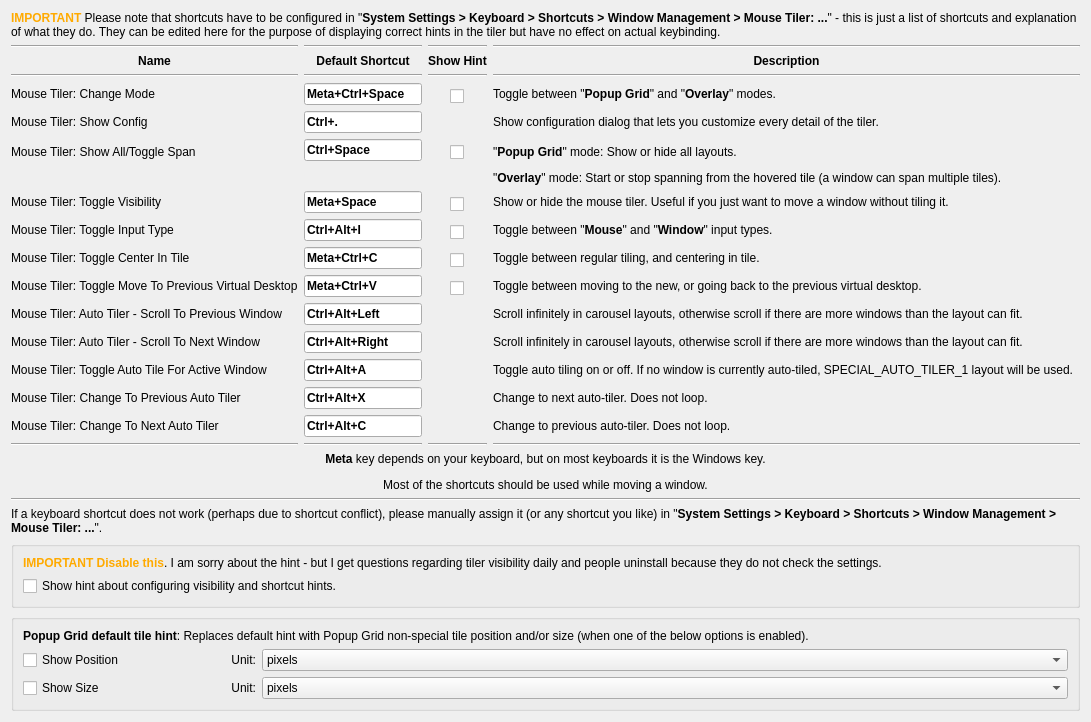
     <widget class="QWidget" name="tab">
      <attribute name="icon">
       <iconset theme="input-keyboard"/>
      </attribute>
      <attribute name="title">
       <string>Shortcuts and Hints</string>
      </attribute>
      <layout class="QVBoxLayout" name="verticalLayout_6">
       <item>
        <widget class="QLabel" name="label_4">
         <property name="text">
          <string>&lt;html&gt;&lt;head/&gt;&lt;body&gt;&lt;p&gt;&lt;span style=&quot; font-weight:700; color:#ffaa00;&quot;&gt;IMPORTANT&lt;/span&gt; Please note that shortcuts have to be configured in &amp;quot;&lt;span style=&quot; font-weight:700;&quot;&gt;System Settings &amp;gt; Keyboard &amp;gt; Shortcuts &amp;gt; Window Management &amp;gt; Mouse Tiler: ...&lt;/span&gt;&amp;quot; - this is just a list of shortcuts and explanation of what they do. They can be edited here for the purpose of displaying correct hints in the tiler but have no effect on actual keybinding.&lt;/p&gt;&lt;/body&gt;&lt;/html&gt;</string>
         </property>
         <property name="alignment">
          <set>Qt::AlignmentFlag::AlignLeading|Qt::AlignmentFlag::AlignLeft|Qt::AlignmentFlag::AlignVCenter</set>
         </property>
         <property name="wordWrap">
          <bool>true</bool>
         </property>
        </widget>
       </item>
       <item>
        <layout class="QVBoxLayout" name="verticalLayout_7">
         <item>
          <layout class="QGridLayout" name="gridLayout">
           <property name="sizeConstraint">
            <enum>QLayout::SizeConstraint::SetDefaultConstraint</enum>
           </property>
           <item row="3" column="0">
            <widget class="QLabel" name="label_5">
             <property name="text">
              <string>Mouse Tiler: Change Mode</string>
             </property>
             <property name="wordWrap">
              <bool>true</bool>
             </property>
            </widget>
           </item>
           <item row="0" column="3">
            <widget class="Line" name="line_9">
             <property name="orientation">
              <enum>Qt::Orientation::Horizontal</enum>
             </property>
            </widget>
           </item>
           <item row="3" column="2">
            <layout class="QHBoxLayout" name="horizontalLayout_7">
             <property name="topMargin">
              <number>6</number>
             </property>
             <item alignment="Qt::AlignmentFlag::AlignTop">
              <widget class="QCheckBox" name="kcfg_hintChangeMode">
               <property name="sizePolicy">
                <sizepolicy hsizetype="Fixed" vsizetype="Fixed">
                 <horstretch>0</horstretch>
                 <verstretch>0</verstretch>
                </sizepolicy>
               </property>
               <property name="text">
                <string/>
               </property>
              </widget>
             </item>
            </layout>
           </item>
           <item row="2" column="2">
            <widget class="Line" name="line_15">
             <property name="orientation">
              <enum>Qt::Orientation::Horizontal</enum>
             </property>
            </widget>
           </item>
           <item row="3" column="3">
            <widget class="QLabel" name="label_13">
             <property name="text">
              <string>&lt;html&gt;&lt;head/&gt;&lt;body&gt;&lt;p&gt;Toggle between &amp;quot;&lt;span style=&quot; font-weight:700;&quot;&gt;Popup Grid&lt;/span&gt;&amp;quot; and &amp;quot;&lt;span style=&quot; font-weight:700;&quot;&gt;Overlay&lt;/span&gt;&amp;quot; modes.&lt;/p&gt;&lt;/body&gt;&lt;/html&gt;</string>
             </property>
             <property name="wordWrap">
              <bool>true</bool>
             </property>
            </widget>
           </item>
           <item row="12" column="3">
            <widget class="QLabel" name="label_96">
             <property name="text">
              <string>Scroll infinitely in carousel layouts, otherwise scroll if there are more windows than the layout can fit.</string>
             </property>
            </widget>
           </item>
           <item row="7" column="0">
            <widget class="QLabel" name="label_46">
             <property name="text">
              <string>Mouse Tiler: Toggle Input Type</string>
             </property>
            </widget>
           </item>
           <item row="16" column="0">
            <widget class="Line" name="line">
             <property name="orientation">
              <enum>Qt::Orientation::Horizontal</enum>
             </property>
            </widget>
           </item>
           <item row="16" column="1">
            <widget class="Line" name="line_5">
             <property name="orientation">
              <enum>Qt::Orientation::Horizontal</enum>
             </property>
            </widget>
           </item>
           <item row="12" column="0">
            <widget class="QLabel" name="label_93">
             <property name="text">
              <string>Mouse Tiler: Auto Tiler - Scroll To Next Window</string>
             </property>
            </widget>
           </item>
           <item row="7" column="1" alignment="Qt::AlignmentFlag::AlignTop">
            <widget class="QLineEdit" name="kcfg_shortcutInputType">
             <property name="font">
              <font>
               <bold>true</bold>
              </font>
             </property>
             <property name="text">
              <string>Ctrl+Alt+I</string>
             </property>
            </widget>
           </item>
           <item row="16" column="3">
            <widget class="Line" name="line_6">
             <property name="orientation">
              <enum>Qt::Orientation::Horizontal</enum>
             </property>
            </widget>
           </item>
           <item row="2" column="0">
            <widget class="Line" name="line_3">
             <property name="orientation">
              <enum>Qt::Orientation::Horizontal</enum>
             </property>
            </widget>
           </item>
           <item row="5" column="1" alignment="Qt::AlignmentFlag::AlignTop">
            <widget class="QLineEdit" name="kcfg_shortcutShowAllSpan">
             <property name="font">
              <font>
               <bold>true</bold>
              </font>
             </property>
             <property name="text">
              <string>Ctrl+Space</string>
             </property>
            </widget>
           </item>
           <item row="5" column="0">
            <layout class="QHBoxLayout" name="horizontalLayout_12">
             <property name="topMargin">
              <number>6</number>
             </property>
             <item>
              <widget class="QLabel" name="label_9">
               <property name="text">
                <string>Mouse Tiler: Show All/Toggle Span</string>
               </property>
               <property name="alignment">
                <set>Qt::AlignmentFlag::AlignLeading|Qt::AlignmentFlag::AlignLeft|Qt::AlignmentFlag::AlignTop</set>
               </property>
              </widget>
             </item>
            </layout>
           </item>
           <item row="10" column="3">
            <widget class="QLabel" name="label_70">
             <property name="text">
              <string>Toggle between moving to the new, or going back to the previous virtual desktop.</string>
             </property>
            </widget>
           </item>
           <item row="1" column="2">
            <widget class="QLabel" name="label_68">
             <property name="sizePolicy">
              <sizepolicy hsizetype="Preferred" vsizetype="Preferred">
               <horstretch>0</horstretch>
               <verstretch>0</verstretch>
              </sizepolicy>
             </property>
             <property name="text">
              <string>&lt;html&gt;&lt;head/&gt;&lt;body&gt;&lt;p&gt;&lt;span style=&quot; font-weight:700;&quot;&gt;Show Hint&lt;/span&gt;&lt;/p&gt;&lt;/body&gt;&lt;/html&gt;</string>
             </property>
             <property name="alignment">
              <set>Qt::AlignmentFlag::AlignCenter</set>
             </property>
            </widget>
           </item>
           <item row="13" column="1">
            <widget class="QLineEdit" name="lineEdit_3">
             <property name="font">
              <font>
               <bold>true</bold>
              </font>
             </property>
             <property name="text">
              <string>Ctrl+Alt+A</string>
             </property>
            </widget>
           </item>
           <item row="0" column="1">
            <widget class="Line" name="line_8">
             <property name="orientation">
              <enum>Qt::Orientation::Horizontal</enum>
             </property>
            </widget>
           </item>
           <item row="7" column="3">
            <widget class="QLabel" name="label_49">
             <property name="text">
              <string>&lt;html&gt;&lt;head/&gt;&lt;body&gt;&lt;p&gt;Toggle between &amp;quot;&lt;span style=&quot; font-weight:700;&quot;&gt;Mouse&lt;/span&gt;&amp;quot; and &amp;quot;&lt;span style=&quot; font-weight:700;&quot;&gt;Window&lt;/span&gt;&amp;quot; input types.&lt;/p&gt;&lt;/body&gt;&lt;/html&gt;</string>
             </property>
            </widget>
           </item>
           <item row="16" column="2">
            <widget class="Line" name="line_16">
             <property name="orientation">
              <enum>Qt::Orientation::Horizontal</enum>
             </property>
            </widget>
           </item>
           <item row="9" column="1" alignment="Qt::AlignmentFlag::AlignTop">
            <widget class="QLineEdit" name="kcfg_shortcutCenterInTile">
             <property name="sizePolicy">
              <sizepolicy hsizetype="Expanding" vsizetype="Fixed">
               <horstretch>0</horstretch>
               <verstretch>0</verstretch>
              </sizepolicy>
             </property>
             <property name="font">
              <font>
               <bold>true</bold>
              </font>
             </property>
             <property name="text">
              <string>Meta+Ctrl+C</string>
             </property>
            </widget>
           </item>
           <item row="6" column="2">
            <layout class="QHBoxLayout" name="horizontalLayout_9">
             <property name="topMargin">
              <number>6</number>
             </property>
             <item alignment="Qt::AlignmentFlag::AlignTop">
              <widget class="QCheckBox" name="kcfg_hintVisibility">
               <property name="sizePolicy">
                <sizepolicy hsizetype="Fixed" vsizetype="Fixed">
                 <horstretch>0</horstretch>
                 <verstretch>0</verstretch>
                </sizepolicy>
               </property>
               <property name="layoutDirection">
                <enum>Qt::LayoutDirection::LeftToRight</enum>
               </property>
               <property name="text">
                <string/>
               </property>
              </widget>
             </item>
            </layout>
           </item>
           <item row="13" column="3">
            <widget class="QLabel" name="label_97">
             <property name="text">
              <string>Toggle auto tiling on or off. If no window is currently auto-tiled, SPECIAL_AUTO_TILER_1 layout will be used.</string>
             </property>
            </widget>
           </item>
           <item row="14" column="0">
            <widget class="QLabel" name="label_99">
             <property name="text">
              <string>Mouse Tiler: Change To Previous Auto Tiler</string>
             </property>
            </widget>
           </item>
           <item row="6" column="3">
            <widget class="QLabel" name="label_16">
             <property name="text">
              <string>Show or hide the mouse tiler. Useful if you just want to move a window without tiling it.</string>
             </property>
            </widget>
           </item>
           <item row="11" column="3">
            <widget class="QLabel" name="label_95">
             <property name="text">
              <string>Scroll infinitely in carousel layouts, otherwise scroll if there are more windows than the layout can fit.</string>
             </property>
            </widget>
           </item>
           <item row="10" column="1" alignment="Qt::AlignmentFlag::AlignTop">
            <widget class="QLineEdit" name="kcfg_shortcutMoveOnDrop">
             <property name="font">
              <font>
               <bold>true</bold>
              </font>
             </property>
             <property name="text">
              <string>Meta+Ctrl+V</string>
             </property>
            </widget>
           </item>
           <item row="1" column="0">
            <widget class="QLabel" name="label_17">
             <property name="sizePolicy">
              <sizepolicy hsizetype="Preferred" vsizetype="Preferred">
               <horstretch>1</horstretch>
               <verstretch>0</verstretch>
              </sizepolicy>
             </property>
             <property name="text">
              <string>&lt;html&gt;&lt;head/&gt;&lt;body&gt;&lt;p&gt;&lt;span style=&quot; font-weight:700;&quot;&gt;Name&lt;/span&gt;&lt;/p&gt;&lt;/body&gt;&lt;/html&gt;</string>
             </property>
             <property name="alignment">
              <set>Qt::AlignmentFlag::AlignCenter</set>
             </property>
            </widget>
           </item>
           <item row="0" column="2">
            <widget class="Line" name="line_17">
             <property name="orientation">
              <enum>Qt::Orientation::Horizontal</enum>
             </property>
            </widget>
           </item>
           <item row="5" column="3">
            <layout class="QHBoxLayout" name="horizontalLayout_13">
             <property name="topMargin">
              <number>6</number>
             </property>
             <item>
              <widget class="QLabel" name="label_15">
               <property name="text">
                <string>&lt;html&gt;&lt;head/&gt;&lt;body&gt;&lt;p&gt;&amp;quot;&lt;span style=&quot; font-weight:700;&quot;&gt;Popup Grid&lt;/span&gt;&amp;quot; mode: Show or hide all layouts.&lt;/p&gt;&lt;p&gt;&amp;quot;&lt;span style=&quot; font-weight:700;&quot;&gt;Overlay&lt;/span&gt;&amp;quot; mode: Start or stop spanning from the hovered tile (a window can span multiple tiles).&lt;/p&gt;&lt;/body&gt;&lt;/html&gt;</string>
               </property>
               <property name="alignment">
                <set>Qt::AlignmentFlag::AlignLeading|Qt::AlignmentFlag::AlignLeft|Qt::AlignmentFlag::AlignTop</set>
               </property>
               <property name="wordWrap">
                <bool>true</bool>
               </property>
              </widget>
             </item>
            </layout>
           </item>
           <item row="6" column="0">
            <widget class="QLabel" name="label_11">
             <property name="text">
              <string>Mouse Tiler: Toggle Visibility</string>
             </property>
            </widget>
           </item>
           <item row="10" column="0">
            <widget class="QLabel" name="label_69">
             <property name="text">
              <string>Mouse Tiler: Toggle Move To Previous Virtual Desktop</string>
             </property>
            </widget>
           </item>
           <item row="0" column="0">
            <widget class="Line" name="line_7">
             <property name="orientation">
              <enum>Qt::Orientation::Horizontal</enum>
             </property>
            </widget>
           </item>
           <item row="3" column="1" alignment="Qt::AlignmentFlag::AlignTop">
            <widget class="QLineEdit" name="kcfg_shortcutChangeMode">
             <property name="font">
              <font>
               <bold>true</bold>
              </font>
             </property>
             <property name="text">
              <string>Meta+Ctrl+Space</string>
             </property>
            </widget>
           </item>
           <item row="7" column="2">
            <layout class="QHBoxLayout" name="horizontalLayout_10">
             <property name="topMargin">
              <number>6</number>
             </property>
             <item alignment="Qt::AlignmentFlag::AlignTop">
              <widget class="QCheckBox" name="kcfg_hintInputType">
               <property name="sizePolicy">
                <sizepolicy hsizetype="Fixed" vsizetype="Fixed">
                 <horstretch>0</horstretch>
                 <verstretch>0</verstretch>
                </sizepolicy>
               </property>
               <property name="text">
                <string/>
               </property>
              </widget>
             </item>
            </layout>
           </item>
           <item row="4" column="0">
            <widget class="QLabel" name="label_7">
             <property name="text">
              <string>Mouse Tiler: Show Config</string>
             </property>
            </widget>
           </item>
           <item row="1" column="1">
            <widget class="QLabel" name="label_18">
             <property name="sizePolicy">
              <sizepolicy hsizetype="Preferred" vsizetype="Preferred">
               <horstretch>1</horstretch>
               <verstretch>0</verstretch>
              </sizepolicy>
             </property>
             <property name="text">
              <string>&lt;html&gt;&lt;head/&gt;&lt;body&gt;&lt;p&gt;&lt;span style=&quot; font-weight:700;&quot;&gt;Default Shortcut&lt;/span&gt;&lt;/p&gt;&lt;/body&gt;&lt;/html&gt;</string>
             </property>
             <property name="alignment">
              <set>Qt::AlignmentFlag::AlignCenter</set>
             </property>
            </widget>
           </item>
           <item row="11" column="1">
            <widget class="QLineEdit" name="lineEdit">
             <property name="font">
              <font>
               <bold>true</bold>
              </font>
             </property>
             <property name="text">
              <string>Ctrl+Alt+Left</string>
             </property>
            </widget>
           </item>
           <item row="4" column="1" alignment="Qt::AlignmentFlag::AlignTop">
            <widget class="QLineEdit" name="lineEdit_5">
             <property name="font">
              <font>
               <bold>true</bold>
              </font>
             </property>
             <property name="text">
              <string>Ctrl+.</string>
             </property>
            </widget>
           </item>
           <item row="4" column="3">
            <widget class="QLabel" name="label_14">
             <property name="text">
              <string>Show configuration dialog that lets you customize every detail of the tiler.</string>
             </property>
             <property name="wordWrap">
              <bool>true</bool>
             </property>
            </widget>
           </item>
           <item row="2" column="3">
            <widget class="Line" name="line_4">
             <property name="orientation">
              <enum>Qt::Orientation::Horizontal</enum>
             </property>
            </widget>
           </item>
           <item row="9" column="0">
            <widget class="QLabel" name="label_60">
             <property name="text">
              <string>Mouse Tiler: Toggle Center In Tile</string>
             </property>
            </widget>
           </item>
           <item row="9" column="2">
            <layout class="QHBoxLayout" name="horizontalLayout_11">
             <property name="topMargin">
              <number>6</number>
             </property>
             <item alignment="Qt::AlignmentFlag::AlignTop">
              <widget class="QCheckBox" name="kcfg_hintCenterInTile">
               <property name="sizePolicy">
                <sizepolicy hsizetype="Fixed" vsizetype="Fixed">
                 <horstretch>0</horstretch>
                 <verstretch>0</verstretch>
                </sizepolicy>
               </property>
               <property name="text">
                <string/>
               </property>
              </widget>
             </item>
            </layout>
           </item>
           <item row="5" column="2">
            <layout class="QHBoxLayout" name="horizontalLayout_8">
             <property name="topMargin">
              <number>6</number>
             </property>
             <item alignment="Qt::AlignmentFlag::AlignTop">
              <widget class="QCheckBox" name="kcfg_hintShowAllSpan">
               <property name="sizePolicy">
                <sizepolicy hsizetype="Fixed" vsizetype="Fixed">
                 <horstretch>0</horstretch>
                 <verstretch>0</verstretch>
                </sizepolicy>
               </property>
               <property name="text">
                <string/>
               </property>
              </widget>
             </item>
            </layout>
           </item>
           <item row="10" column="2">
            <layout class="QHBoxLayout" name="horizontalLayout_14">
             <property name="topMargin">
              <number>6</number>
             </property>
             <item alignment="Qt::AlignmentFlag::AlignTop">
              <widget class="QCheckBox" name="kcfg_hintMoveOnDrop">
               <property name="sizePolicy">
                <sizepolicy hsizetype="Fixed" vsizetype="Fixed">
                 <horstretch>0</horstretch>
                 <verstretch>0</verstretch>
                </sizepolicy>
               </property>
               <property name="text">
                <string/>
               </property>
              </widget>
             </item>
            </layout>
           </item>
           <item row="12" column="1">
            <widget class="QLineEdit" name="lineEdit_2">
             <property name="font">
              <font>
               <bold>true</bold>
              </font>
             </property>
             <property name="text">
              <string>Ctrl+Alt+Right</string>
             </property>
            </widget>
           </item>
           <item row="1" column="3">
            <widget class="QLabel" name="label_19">
             <property name="sizePolicy">
              <sizepolicy hsizetype="Preferred" vsizetype="Preferred">
               <horstretch>5</horstretch>
               <verstretch>0</verstretch>
              </sizepolicy>
             </property>
             <property name="text">
              <string>&lt;html&gt;&lt;head/&gt;&lt;body&gt;&lt;p&gt;&lt;span style=&quot; font-weight:700;&quot;&gt;Description&lt;/span&gt;&lt;/p&gt;&lt;/body&gt;&lt;/html&gt;</string>
             </property>
             <property name="alignment">
              <set>Qt::AlignmentFlag::AlignCenter</set>
             </property>
            </widget>
           </item>
           <item row="6" column="1" alignment="Qt::AlignmentFlag::AlignTop">
            <widget class="QLineEdit" name="kcfg_shortcutVisibility">
             <property name="font">
              <font>
               <bold>true</bold>
              </font>
             </property>
             <property name="text">
              <string>Meta+Space</string>
             </property>
            </widget>
           </item>
           <item row="9" column="3">
            <widget class="QLabel" name="label_62">
             <property name="text">
              <string>Toggle between regular tiling, and centering in tile.</string>
             </property>
            </widget>
           </item>
           <item row="2" column="1">
            <widget class="Line" name="line_2">
             <property name="orientation">
              <enum>Qt::Orientation::Horizontal</enum>
             </property>
            </widget>
           </item>
           <item row="11" column="0">
            <widget class="QLabel" name="label_92">
             <property name="text">
              <string>Mouse Tiler: Auto Tiler - Scroll To Previous Window</string>
             </property>
            </widget>
           </item>
           <item row="13" column="0">
            <widget class="QLabel" name="label_94">
             <property name="text">
              <string>Mouse Tiler: Toggle Auto Tile For Active Window</string>
             </property>
            </widget>
           </item>
           <item row="14" column="1">
            <widget class="QLineEdit" name="lineEdit_4">
             <property name="font">
              <font>
               <bold>true</bold>
              </font>
             </property>
             <property name="text">
              <string>Ctrl+Alt+X</string>
             </property>
            </widget>
           </item>
           <item row="14" column="3">
            <widget class="QLabel" name="label_100">
             <property name="text">
              <string>Change to next auto-tiler. Does not loop.</string>
             </property>
            </widget>
           </item>
           <item row="15" column="0">
            <widget class="QLabel" name="label_101">
             <property name="text">
              <string>Mouse Tiler: Change To Next Auto Tiler</string>
             </property>
            </widget>
           </item>
           <item row="15" column="1">
            <widget class="QLineEdit" name="lineEdit_6">
             <property name="font">
              <font>
               <bold>true</bold>
              </font>
             </property>
             <property name="text">
              <string>Ctrl+Alt+C</string>
             </property>
            </widget>
           </item>
           <item row="15" column="3">
            <widget class="QLabel" name="label_102">
             <property name="text">
              <string>Change to previous auto-tiler. Does not loop.</string>
             </property>
            </widget>
           </item>
          </layout>
         </item>
         <item>
          <widget class="QLabel" name="label_20">
           <property name="sizePolicy">
            <sizepolicy hsizetype="Preferred" vsizetype="Preferred">
             <horstretch>0</horstretch>
             <verstretch>0</verstretch>
            </sizepolicy>
           </property>
           <property name="text">
            <string>&lt;html&gt;&lt;head/&gt;&lt;body&gt;&lt;p&gt;&lt;span style=&quot; font-weight:700;&quot;&gt;Meta&lt;/span&gt; key depends on your keyboard, but on most keyboards it is the Windows key.&lt;/p&gt;&lt;p&gt;Most of the shortcuts should be used while moving a window.&lt;/p&gt;&lt;/body&gt;&lt;/html&gt;</string>
           </property>
           <property name="alignment">
            <set>Qt::AlignmentFlag::AlignHCenter|Qt::AlignmentFlag::AlignTop</set>
           </property>
          </widget>
         </item>
         <item>
          <widget class="Line" name="line_10">
           <property name="orientation">
            <enum>Qt::Orientation::Horizontal</enum>
           </property>
          </widget>
         </item>
        </layout>
       </item>
       <item>
        <widget class="QLabel" name="label_perAppInformation">
         <property name="sizePolicy">
          <sizepolicy hsizetype="Preferred" vsizetype="Preferred">
           <horstretch>0</horstretch>
           <verstretch>0</verstretch>
          </sizepolicy>
         </property>
         <property name="text">
          <string>&lt;html&gt;&lt;head/&gt;&lt;body&gt;&lt;p&gt;If a keyboard shortcut does not work (perhaps due to shortcut conflict), please manually assign it (or any shortcut you like) in &amp;quot;&lt;span style=&quot; font-weight:700;&quot;&gt;System Settings &amp;gt; Keyboard &amp;gt; Shortcuts &amp;gt; Window Management &amp;gt; Mouse Tiler: ...&lt;/span&gt;&amp;quot;.&lt;/p&gt;&lt;/body&gt;&lt;/html&gt;</string>
         </property>
         <property name="alignment">
          <set>Qt::AlignmentFlag::AlignLeading|Qt::AlignmentFlag::AlignLeft|Qt::AlignmentFlag::AlignVCenter</set>
         </property>
         <property name="wordWrap">
          <bool>true</bool>
         </property>
        </widget>
       </item>
       <item>
        <widget class="QGroupBox" name="groupBox_13">
         <property name="title">
          <string/>
         </property>
         <layout class="QVBoxLayout" name="verticalLayout_22">
          <item>
           <widget class="QLabel" name="label_6">
            <property name="text">
             <string>&lt;html&gt;&lt;head/&gt;&lt;body&gt;&lt;p&gt;&lt;span style=&quot; font-weight:700; color:#ffaa00;&quot;&gt;IMPORTANT Disable this&lt;/span&gt;. I am sorry about the hint - but I get questions regarding tiler visibility daily and people uninstall because they do not check the settings.&lt;/p&gt;&lt;/body&gt;&lt;/html&gt;</string>
            </property>
           </widget>
          </item>
          <item>
           <widget class="QCheckBox" name="kcfg_showHintHint">
            <property name="text">
             <string>Show hint about configuring visibility and shortcut hints.</string>
            </property>
           </widget>
          </item>
         </layout>
        </widget>
       </item>
       <item>
        <widget class="QGroupBox" name="groupBox_10">
         <property name="title">
          <string/>
         </property>
         <layout class="QVBoxLayout" name="verticalLayout_19">
          <item>
           <widget class="QLabel" name="label_51">
            <property name="text">
             <string>&lt;html&gt;&lt;head/&gt;&lt;body&gt;&lt;p&gt;&lt;span style=&quot; font-weight:700;&quot;&gt;Popup Grid default tile hint&lt;/span&gt;: Replaces default hint with Popup Grid non-special tile position and/or size (when one of the below options is enabled).&lt;/p&gt;&lt;/body&gt;&lt;/html&gt;</string>
            </property>
           </widget>
          </item>
          <item>
           <layout class="QGridLayout" name="gridLayout_2">
            <item row="0" column="2">
             <widget class="QComboBox" name="kcfg_positionHintFormat">
              <property name="sizePolicy">
               <sizepolicy hsizetype="Expanding" vsizetype="Fixed">
                <horstretch>4</horstretch>
                <verstretch>0</verstretch>
               </sizepolicy>
              </property>
              <item>
               <property name="text">
                <string>pixels</string>
               </property>
              </item>
              <item>
               <property name="text">
                <string>percent (%)</string>
               </property>
              </item>
             </widget>
            </item>
            <item row="0" column="0">
             <widget class="QCheckBox" name="kcfg_showPositionHint">
              <property name="sizePolicy">
               <sizepolicy hsizetype="Expanding" vsizetype="Fixed">
                <horstretch>1</horstretch>
                <verstretch>0</verstretch>
               </sizepolicy>
              </property>
              <property name="text">
               <string>Show Position</string>
              </property>
             </widget>
            </item>
            <item row="0" column="1">
             <widget class="QLabel" name="label_52">
              <property name="sizePolicy">
               <sizepolicy hsizetype="Minimum" vsizetype="Preferred">
                <horstretch>0</horstretch>
                <verstretch>0</verstretch>
               </sizepolicy>
              </property>
              <property name="text">
               <string>Unit:</string>
              </property>
              <property name="alignment">
               <set>Qt::AlignmentFlag::AlignRight|Qt::AlignmentFlag::AlignTrailing|Qt::AlignmentFlag::AlignVCenter</set>
              </property>
             </widget>
            </item>
            <item row="1" column="0">
             <widget class="QCheckBox" name="kcfg_showSizeHint">
              <property name="sizePolicy">
               <sizepolicy hsizetype="Minimum" vsizetype="Preferred">
                <horstretch>0</horstretch>
                <verstretch>0</verstretch>
               </sizepolicy>
              </property>
              <property name="text">
               <string>Show Size</string>
              </property>
             </widget>
            </item>
            <item row="1" column="2">
             <widget class="QComboBox" name="kcfg_sizeHintFormat">
              <property name="sizePolicy">
               <sizepolicy hsizetype="Expanding" vsizetype="Fixed">
                <horstretch>0</horstretch>
                <verstretch>0</verstretch>
               </sizepolicy>
              </property>
              <item>
               <property name="text">
                <string>pixels</string>
               </property>
              </item>
              <item>
               <property name="text">
                <string>percent (%)</string>
               </property>
              </item>
             </widget>
            </item>
            <item row="1" column="1">
             <widget class="QLabel" name="label_53">
              <property name="sizePolicy">
               <sizepolicy hsizetype="Minimum" vsizetype="Preferred">
                <horstretch>0</horstretch>
                <verstretch>0</verstretch>
               </sizepolicy>
              </property>
              <property name="text">
               <string>Unit:</string>
              </property>
              <property name="alignment">
               <set>Qt::AlignmentFlag::AlignRight|Qt::AlignmentFlag::AlignTrailing|Qt::AlignmentFlag::AlignVCenter</set>
              </property>
             </widget>
            </item>
           </layout>
          </item>
         </layout>
        </widget>
       </item>
       <item>
        <spacer name="verticalSpacer_6">
         <property name="orientation">
          <enum>Qt::Orientation::Vertical</enum>
         </property>
         <property name="sizeHint" stdset="0">
          <size>
           <width>0</width>
           <height>0</height>
          </size>
         </property>
        </spacer>
       </item>
      </layout>
     </widget>
